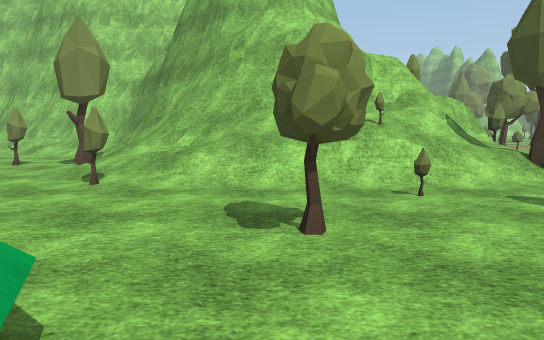
[1] (above)

24 first-person views from a walk through a Unity game level. The camera is 1.4 m above the floor, tilts 6° down and sees 70° across. The floor is counted in squares, 2 m on a side. Each view is taken from the middle of a square. On the plan, view 1 faces up. The plan holds only what a view shows up to about 11 squares ahead; the rest is blank. The place goes on beyond the plan. Some animated figures are not drawn. Some surface patterns are stand-ins.

[2]
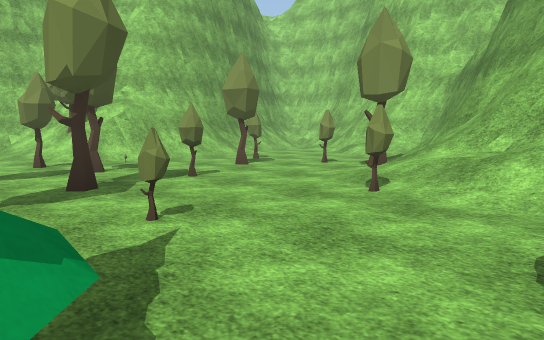

[3]
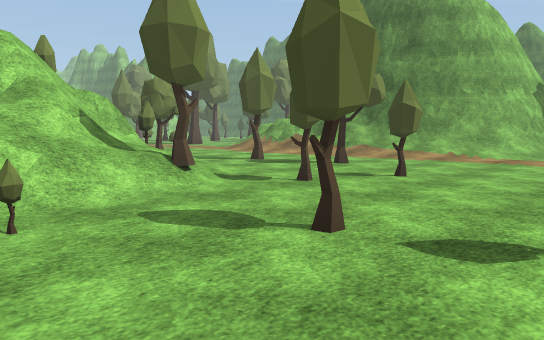

[4]
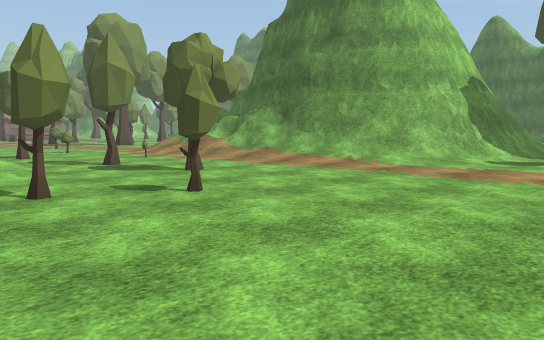

[5]
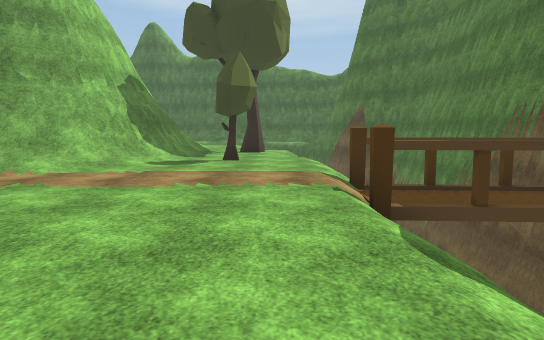

[6]
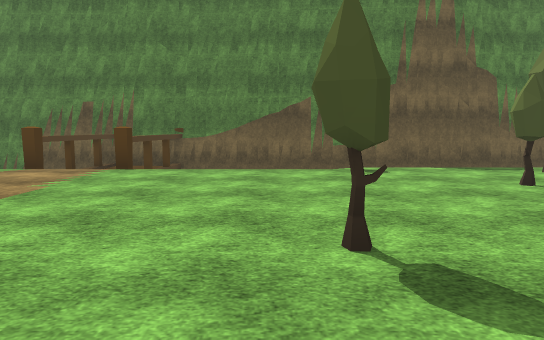

[7]
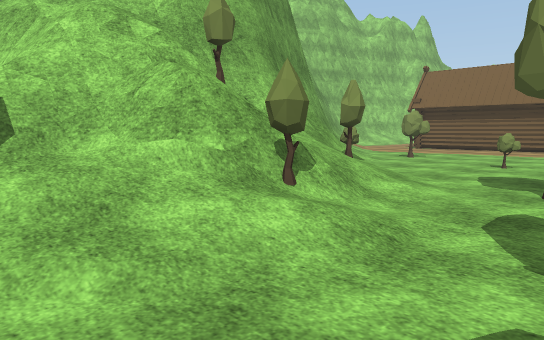

[8]
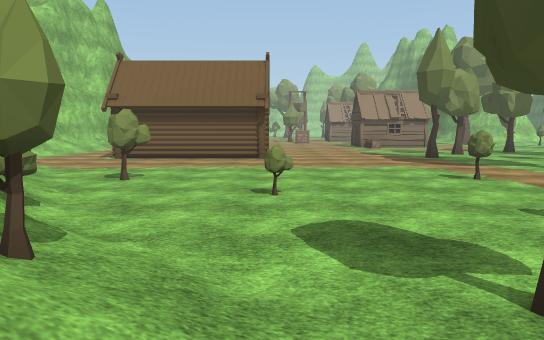

[9]
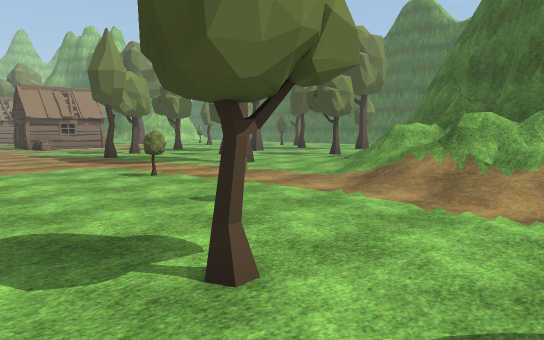

[10]
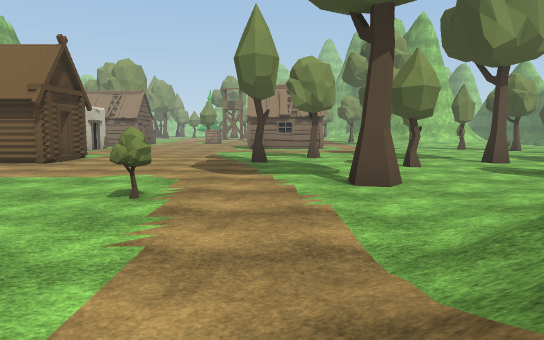

[11]
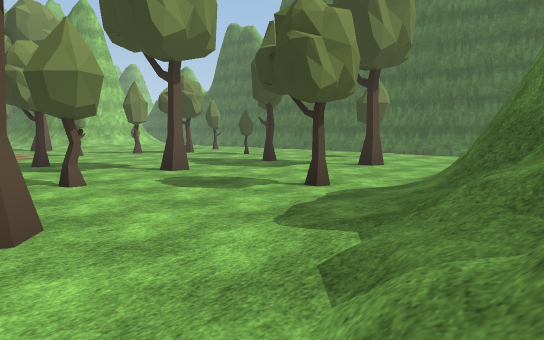

[12]
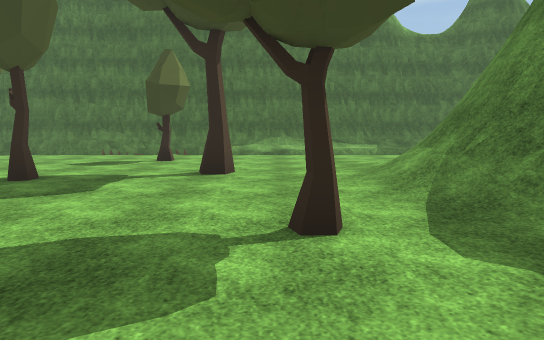

[13]
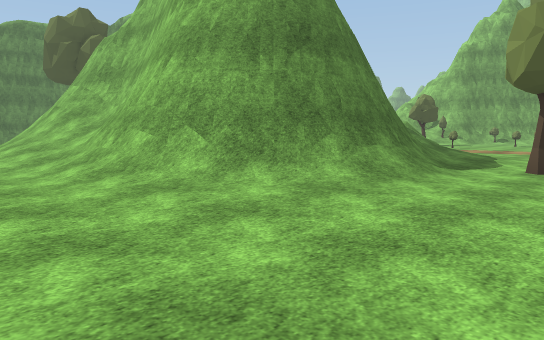

[14]
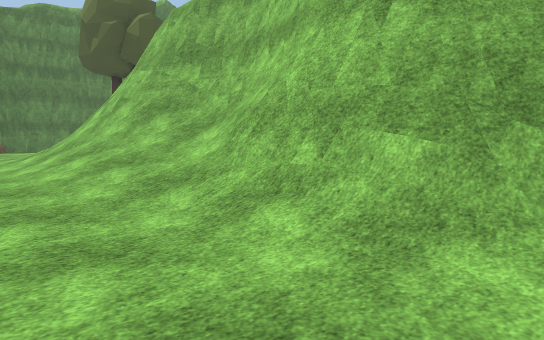

[15]
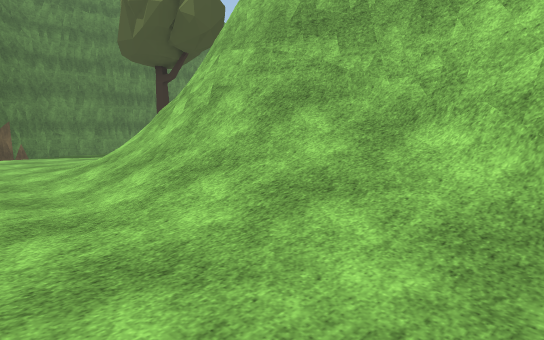

[16]
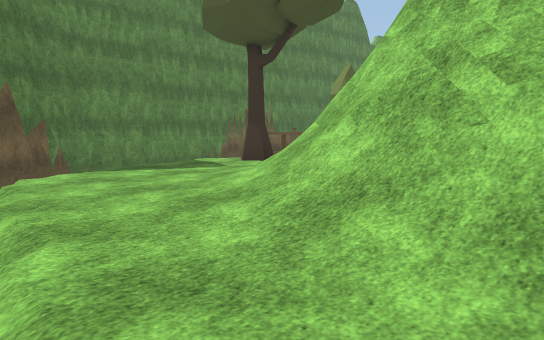

[17]
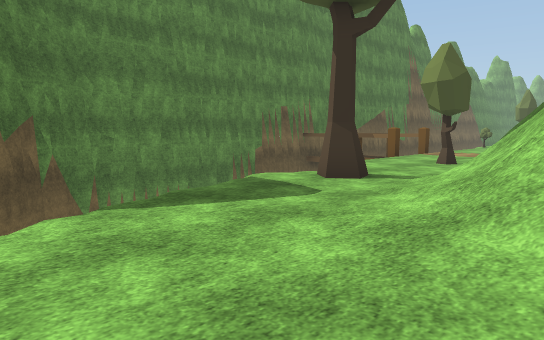

[18]
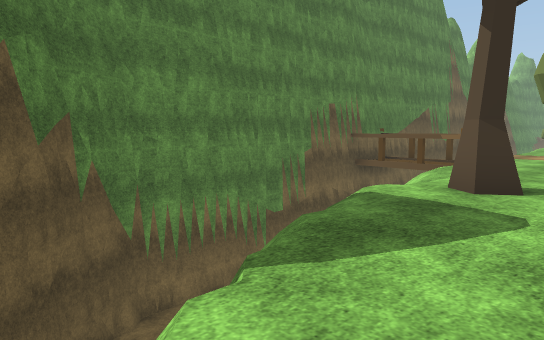

[19]
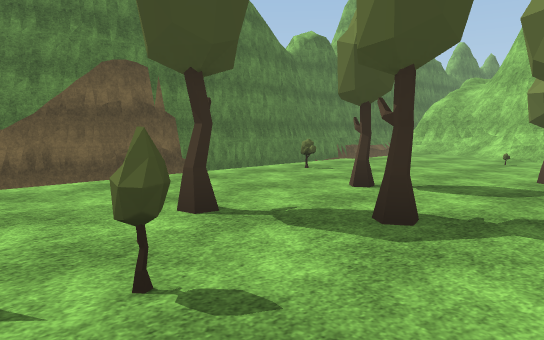

[20]
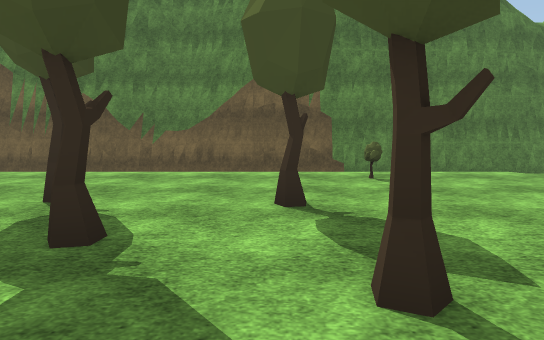

[21]
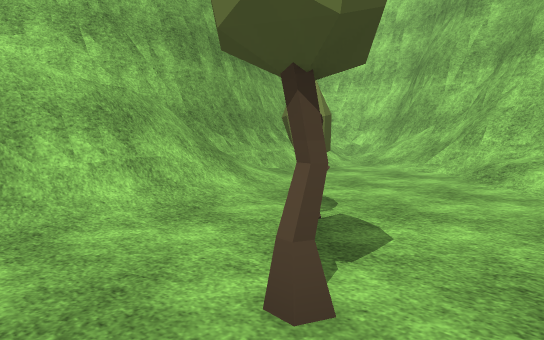

[22]
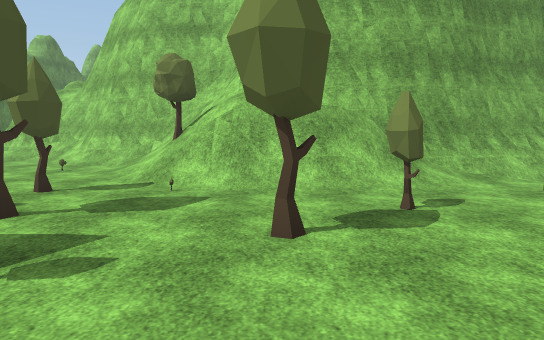

[23]
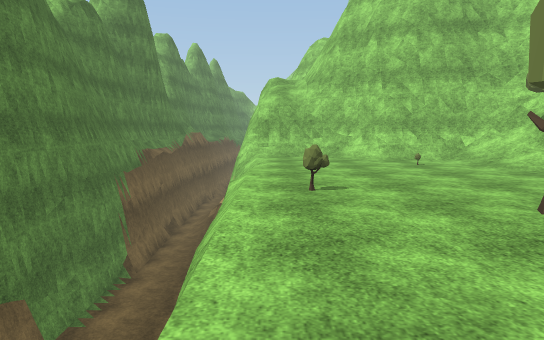

[24]
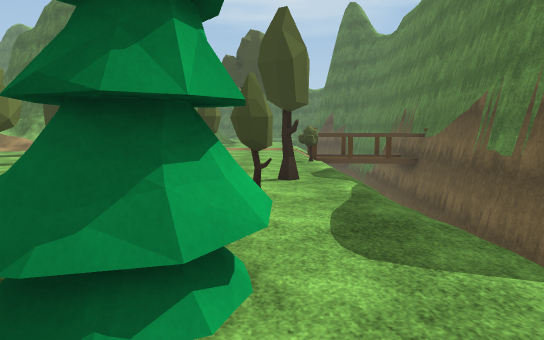

### Floor plan
Key: @ floor where view 1 was taken; # wall or solid block; . main floor; - floor 0.5 m lower than the main floor; / step, stairs or slope; = window, fence, low wall or low ledge; v drop or lower ground; T tree; C cabin; O other object.
Columns run from 14 left of view 1 to 23 right of it. Each row starts with its distance up from view 1.
 23                            .T..    ...
 22                   CC ....T....... O...
 21                   CC..................
 20              ..CCCCC....T....T..T.....
 19              /.............T........T.
 18               ...................T....
 17               /..........T....T.......
 16                /......................
 15                /.T....T....////##//...
 14    ###         #/..T......///#####//..
 13    #/####      ##.....O..///##   ##/..
 12    #///####     #T......///##    ##/..
 11    #/..///##    #=T.T.../=###    ##/..
 10    ##...///#    #=//....//=      #////
  9     #/.... ##   #T//...O//      ##////
  8     #/...T/=##  #==T/T..//      ##////
  7     #//T...T/####=//...../##    ##////
  6    ##=/.T../////T///..T../##    ##=/.v
  5   ##T//.....T/////T......//##   ###/.v
  4  ##///...T......T..T.T...///##  ##/..v
  3  ##//.TT.T....T..T........//#####//..
  2  #//.......T..T..............////....
  1 ##/.....T.T..T....T.........T..T....v
  0 #/.....T.....T@TT................//v
 -1 #/.................T/////////// v
 -2 #vv  vvvv               --#
 -3 vvvvvv                  --v      vvv
 -4 vvvvvvv          vvvvvv --vvvvvvvv##
 -5 ###################################

Positions as (right, up) in squares from view 1, and headings:
1: (0, 0), facing up
2: (0, 1), facing up-left
3: (1, 1), facing up-right
4: (4, 0), facing up-right
5: (5, 0), facing right
6: (7, 6), facing down
7: (7, 6), facing up-left
8: (5, 9), facing up
9: (5, 9), facing up-right
10: (10, 11), facing up
11: (11, 13), facing up-right
12: (13, 17), facing right
13: (23, 18), facing down-left
14: (23, 14), facing down-left
15: (23, 11), facing down-left
16: (23, 7), facing down-left
17: (22, 4), facing down-left
18: (22, 2), facing down-left
19: (-2, 4), facing down-left
20: (-6, 5), facing down
21: (-5, 5), facing up-left
22: (-3, 6), facing left
23: (-3, -1), facing left
24: (-3, 0), facing right
